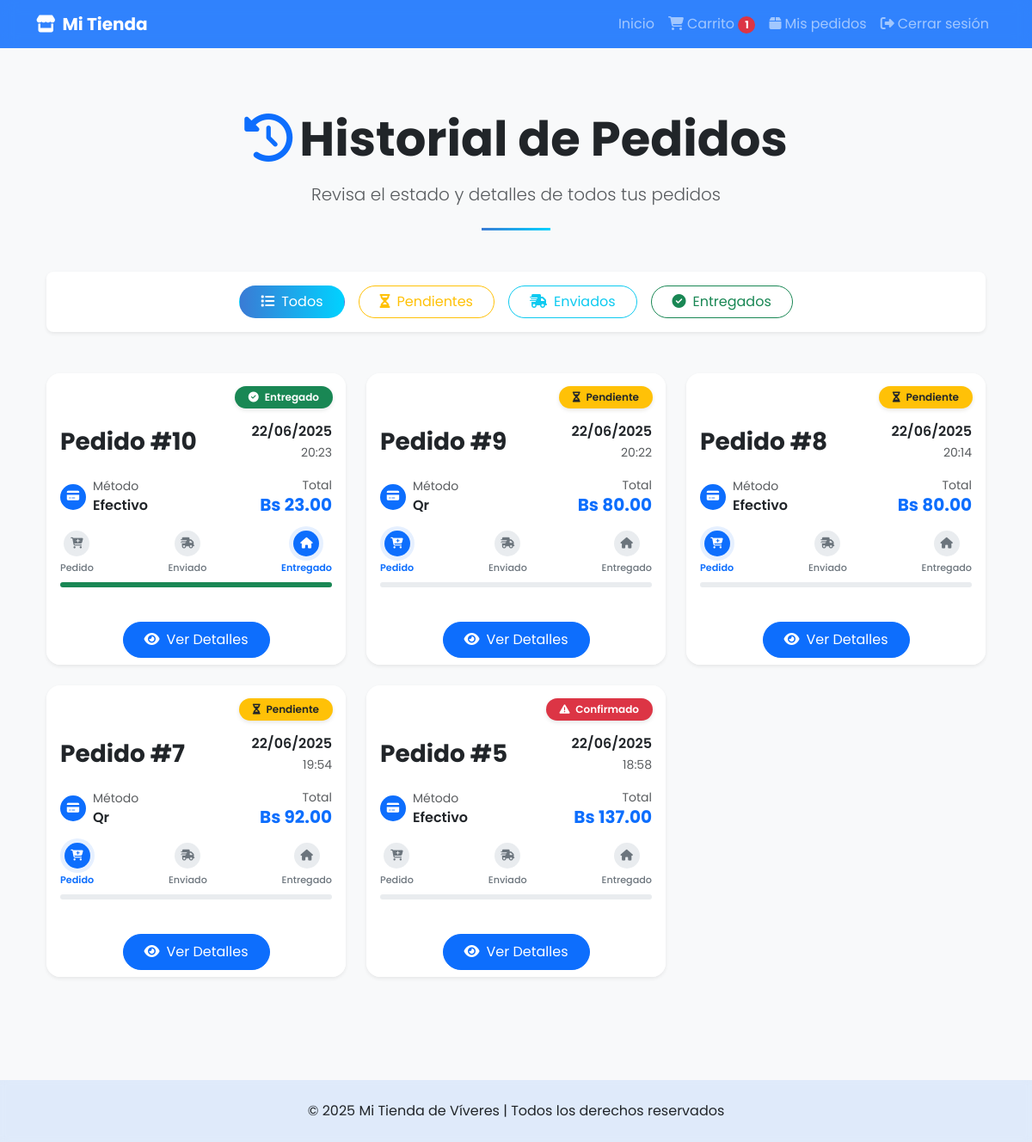
/detalle-pedido/historial (signed in), run on the app's committed database.
### models/pedido.py (models this page shows, shortened)
class Pedido(db.Model):
    __tablename__ = 'pedidos'
    id = db.Column(db.Integer, primary_key=True)
    usuario_id = db.Column(db.Integer, db.ForeignKey('usuarios.id'), nullable=False)
    usuario = db.relationship('Usuario', backref='pedidos')
    fecha = db.Column(db.DateTime, default=datetime.utcnow)
    total = db.Column(db.Float, nullable=False)
    estado = db.Column(db.String(20), default='pendiente')  # pendiente, confirmado, enviado, entregado, cancelado
    metodo_pago = db.Column(db.String(50))  # 'efectivo', 'tarjeta', etc.
    direccion_id = db.Column(db.Integer, db.ForeignKey('direcciones.id'))
    direccion = db.relationship('Direccion', backref='pedidos')
    detalles = db.relationship('DetallePedido', backref='pedido', lazy=True)

### controllers/detalle_pedido_controller.py (the view)
@detalle_pedido_bp.route('/historial')
def historial_cliente():
    if session.get('rol') != 'cliente' or 'id' not in session:
        flash('Debes iniciar sesión para ver tus pedidos.', 'danger')
        return redirect(url_for('usuario.login'))
    pedidos = Pedido.query.filter_by(usuario_id=session['id']).order_by(Pedido.fecha.desc()).all()
    return render_template('cliente/historial_pedidos.html', pedidos=pedidos)

### app.py (called while the page is built)
@app.context_processor
def inject_active_path():
    def is_active(path):
        return 'active' if request.path == path else ''
    return dict(is_active=is_active)

@app.context_processor
def cantidad_carrito():
    def contar_productos():
        if session.get('rol') == 'cliente' and session.get('id'):
            items = Carrito.query.filter_by(usuario_id=session['id']).all()
            return len(items)
        return 0
    return dict(cantidad_en_carrito=contar_productos())

### templates/cliente/historial_pedidos.html (shortened to what this page needs)
{% extends 'base_cliente.html' %}
{% block content %}
<div class="container py-5">
  <div class="text-center mb-5">
    <div class="d-flex flex-column align-items-center">
      <h1 class="display-4 fw-bold text-dark mb-3">
        <i class="fas fa-history me-2 text-primary"></i>Historial de Pedidos
      </h1>
      <p class="lead text-muted mb-4">Revisa el estado y detalles de todos tus pedidos</p>
      <div class="divider mx-auto bg-primary" style="width: 80px; height: 3px;"></div>
    </div>
  </div>
  {% if pedidos %}
  <div class="row mb-4">
    <div class="col-12">
      <div class="card border-0 shadow-sm rounded-3 p-3 mb-4">
        <div class="d-flex flex-wrap justify-content-center gap-3">
          <button class="btn btn-outline-primary rounded-pill px-4 filter-btn active" data-filter="all">
            <i class="fas fa-list me-2"></i>Todos
          </button>
          <button class="btn btn-outline-warning rounded-pill px-4 filter-btn" data-filter="pendiente">
            <i class="fas fa-hourglass-half me-2"></i>Pendientes
          </button>
          <button class="btn btn-outline-info rounded-pill px-4 filter-btn" data-filter="enviado">
            <i class="fas fa-truck-fast me-2"></i>Enviados
          </button>
          <button class="btn btn-outline-success rounded-pill px-4 filter-btn" data-filter="entregado">
            <i class="fas fa-check-circle me-2"></i>Entregados
          </button>
        </div>
      </div>
    </div>
  </div>
  <div class="row row-cols-1 row-cols-md-2 row-cols-lg-3 g-4" id="pedidos-container">
    {% for pedido in pedidos %}
    <div class="col" data-status="{{ pedido.estado }}">
      <div class="card h-100 border-0 rounded-4 overflow-hidden shadow-sm hover-effect">
  <div class="card-header position-relative bg-white border-bottom-0 pb-0">
  <div class="text-center mb-3">
    <div class="status-badge d-inline-block px-3 py-1 rounded-pill fw-semibold
      {% if pedido.estado == 'pendiente' %}bg-warning text-dark
      {% elif pedido.estado == 'enviado' %}bg-info text-white
      {% elif pedido.estado == 'entregado' %}bg-success text-white
      {% else %}bg-danger text-white{% endif %}">
      <i class="fas
        {% if pedido.estado == 'pendiente' %}fa-hourglass-half
        {% elif pedido.estado == 'enviado' %}fa-truck-fast
        {% elif pedido.estado == 'entregado' %}fa-check-circle
        {% else %}fa-exclamation-triangle{% endif %} me-1"></i>
      {{ pedido.estado|capitalize }}
    </div>
  </div>
  <br>
  <div class="d-flex justify-content-between align-items-center pt-2">
    <h3 class="card-title mb-0 fw-bold text-dark">Pedido #{{ pedido.id }}</h3>
    <div class="order-date text-end">
      <div class="fw-semibold">{{ pedido.fecha.strftime('%d/%m/%Y') }}</div>
      <small class="text-muted">{{ pedido.fecha.strftime('%H:%M') }}</small>
    </div>
  </div>
</div>
        <div class="card-body">
          <div class="d-flex justify-content-between align-items-center mb-3">
            <div class="payment-method">
              <div class="d-flex align-items-center">
                <div class="icon-circle-sm bg-primary text-white me-2">
                  <i class="fas fa-credit-card"></i>
                </div>
                <div>
                  <small class="text-muted d-block">Método</small>
                  <span class="fw-semibold">{{ pedido.metodo_pago|capitalize }}</span>
                </div>
              </div>
            </div>
            <div class="total-amount">
              <div class="text-end">
                <small class="text-muted d-block">Total</small>
                <span class="h5 fw-bold text-primary">Bs {{ '%.2f'|format(pedido.total) }}</span>
              </div>
            </div>
          </div>
          <div class="progress-track mb-4">
            <div class="d-flex justify-content-between position-relative mb-2">
              <div class="step {% if pedido.estado == 'pendiente' %}active{% endif %}">
                <div class="step-icon">
                  <i class="fas fa-cart-plus"></i>
                </div>
                <small class="step-label">Pedido</small>
              </div>
              <div class="step {% if pedido.estado == 'enviado' %}active{% endif %}">
                <div class="step-icon">
                  <i class="fas fa-shipping-fast"></i>
                </div>
                <small class="step-label">Enviado</small>
              </div>
              <div class="step {% if pedido.estado == 'entregado' %}active{% endif %}">
                <div class="step-icon">
                  <i class="fas fa-home"></i>
                </div>
                <small class="step-label">Entregado</small>
              </div>
            </div>
            <div class="progress" style="height: 6px;">
              <div class="progress-bar
                {% if pedido.estado == 'pendiente' %}bg-warning w-33
                {% elif pedido.estado == 'enviado' %}bg-info w-66
                {% elif pedido.estado == 'entregado' %}bg-success w-100
                {% else %}bg-danger w-0{% endif %}"
                role="progressbar">
              </div>
            </div>
          </div>
        </div>
        <div class="card-footer bg-white border-top-0 text-center pt-0">
          <a href="{{ url_for('detalle_pedido.detalle_cliente', pedido_id=pedido.id) }}"
             class="btn btn-primary rounded-pill px-4 py-2 action-btn">
            <i class="fas fa-eye me-2"></i>Ver Detalles
          </a>
        </div>
      </div>
    </div>
    {% endfor %}
  </div>
  {% endif %}
</div>
{% endblock %}

### templates/base_cliente.html (style rules this page uses)
body { font-family: 'Poppins', sans-serif; background-color: #f8f9fa; }

### templates/cliente/historial_pedidos.html (style rules this page uses)
.divider { background: linear-gradient(90deg, #3a7bd5 0%, #00d2ff 100%); }
.hover-effect { transition: all 0.3s ease; border: 1px solid rgba(0,0,0,0.05); }
.status-badge { position: absolute; top: 15px; right: 15px; padding: 0.25rem 0.75rem; border-radius: 50rem; font-size: 0.75rem; font-weight: 600; box-shadow: 0 2px 5px rgba(0,0,0,0.1); }
.icon-circle-sm { width: 30px; height: 30px; border-radius: 50%; display: flex; align-items: center; justify-content: center; font-size: 0.8rem; }
.progress-track { position: relative; }
.step { display: flex; flex-direction: column; align-items: center; z-index: 2; }
.step-icon { width: 30px; height: 30px; border-radius: 50%; background: #e9ecef; display: flex; align-items: center; justify-content: center; margin-bottom: 5px; color: #6c757d; font-size: 0.8rem; }
.step.active .step-icon { background: #0d6efd; color: white; box-shadow: 0 0 0 5px rgba(13,110,253,0.1); }
.step-label { font-size: 0.7rem; color: #6c757d; font-weight: 500; }
.step.active .step-label { color: #0d6efd; font-weight: 600; }
.action-btn { transition: all 0.3s ease; min-width: 160px; }
.filter-btn { transition: all 0.3s ease; }
.filter-btn.active { background: linear-gradient(90deg, #3a7bd5 0%, #00d2ff 100%); color: white !important; border-color: transparent !important; }

### data on the page
Pedido: estado "Entregado", id "10", fecha "22/06/2025", fecha "20:23", metodo_pago "Efectivo", total "23.00"
Pedido: estado "Pendiente", id "9", fecha "22/06/2025", fecha "20:22", metodo_pago "Qr", total "80.00"
Pedido: estado "Pendiente", id "8", fecha "22/06/2025", fecha "20:14", metodo_pago "Efectivo", total "80.00"
Pedido: estado "Pendiente", id "7", fecha "22/06/2025", fecha "19:54", metodo_pago "Qr", total "92.00"
Pedido: estado "Confirmado", id "5", fecha "22/06/2025", fecha "18:58", metodo_pago "Efectivo", total "137.00"

### other printed values
{{ cantidad_en_carrito }} "1"
